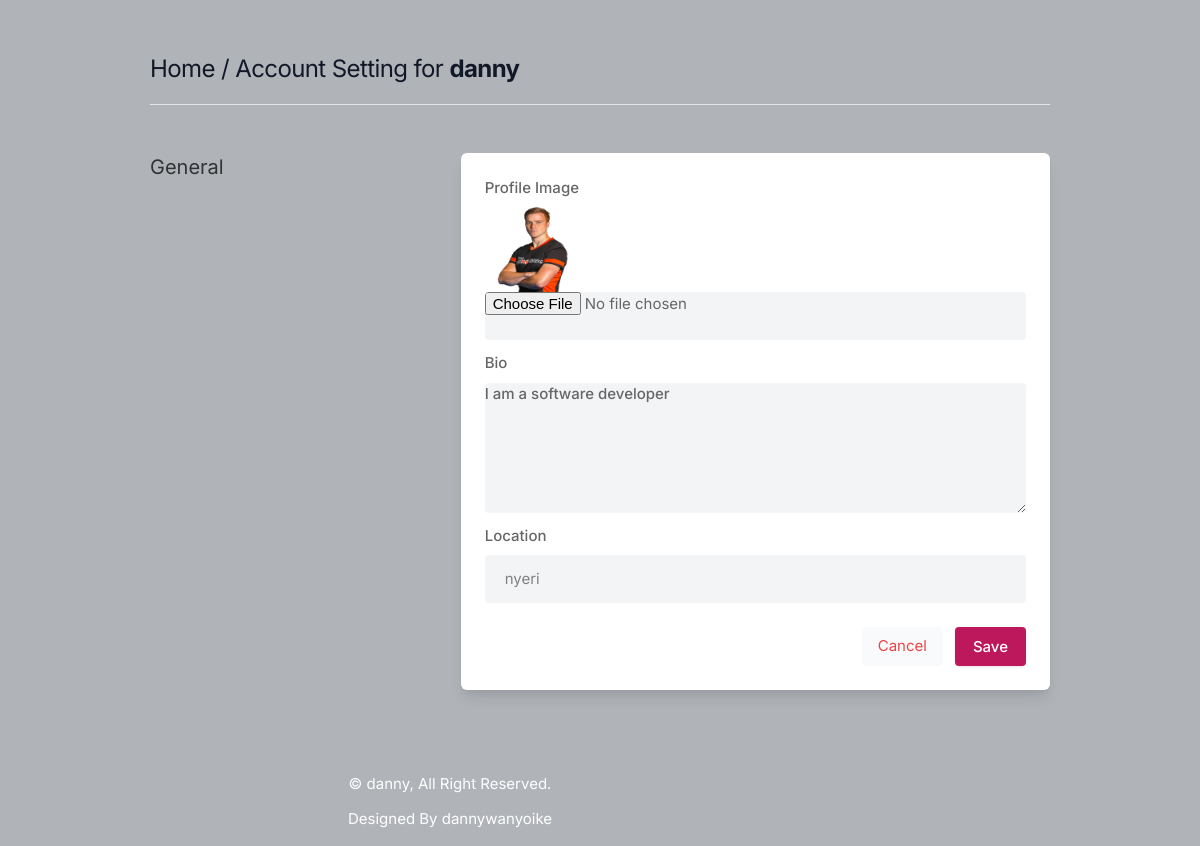
The app's page /settings (signed in) with its own data.
### core/models.py (models this page shows, shortened)
class Profile(models.Model):
    user = models.ForeignKey(User, on_delete=models.CASCADE)
    id_user = models.IntegerField()
    bio = models.TextField(blank=True)
    profileimg = models.ImageField(upload_to='profile_images', default='blank-profile-picture.png')
    location = models.CharField(max_length=100, blank=True)

### core/views.py (the view, shortened to what this page needs)
# urls.py: path('settings', views.settings, name='settings'),
@login_required(login_url='signin')
def settings(request):
    user_profile = Profile.objects.get(user=request.user)
    return render(request, 'setting.html', {'user_profile': user_profile})

### templates/setting.html (shortened to what this page needs)
{% load static %}
<!DOCTYPE html>
<html lang="en">
<head>
    <link rel="stylesheet" href="{% static 'assets/css/icons.css' %}">
    <link rel="stylesheet" href="{% static 'assets/css/uikit.css' %}">
    <link rel="stylesheet" href="{% static 'assets/css/style.css' %}">
    <link rel="stylesheet" href="{% static 'assets/css/tailwind.css' %}">
</head>
<body>
            <div class="container m-auto">
                <h1 class="text-2xl leading-none text-gray-900 tracking-tight mt-3"><a href="/">Home</a> / Account Setting for <b>{{user.username}}</b> </h1>
                <br>
                <hr>
                <div class="grid lg:grid-cols-3 mt-12 gap-8">
                    <div>
                        <h3 class="text-xl mb-2"> General</h3>
                    </div>
                    <div class="bg-white rounded-md lg:shadow-lg shadow col-span-2">
                    <form action="" method="POST" enctype="multipart/form-data">
                       <div class="grid grid-cols-2 gap-3 lg:p-6 p-4">
                            <div class="col-span-2">
                                <label for=""> Profile Image</label>
                                <img width="100" height="100" src="{{user_profile.profileimg.url}}" />
                                <input type="file" name="image" value="" class="shadow-none bg-gray-100">
                            </div>
                            <div class="col-span-2">
                                <label for="about">Bio</label>
                                <textarea id="about" name="bio" rows="3"  class="shadow-none bg-gray-100">{{user_profile.bio}}</textarea>
                            </div>
                            <div class="col-span-2">
                                <label for=""> Location</label>
                                <input type="text" name="location" value="{{user_profile.location}}" class="shadow-none bg-gray-100">
                            </div>
                       </div>
                       <div class="bg-gray-10 p-6 pt-0 flex justify-end space-x-3">
                           <button class="p-2 px-4 rounded bg-gray-50 text-red-500"> <a href="/">Cancel</a> </button>
                           <button type="submit" class="button bg-blue-700"> Save </button>
                       </div>
                    </form>
                    </div>
                    </div>
                    <br>
                </div>
</body>
{% include 'footer.html' %}
</html>

### static/assets/css/style.css (style rules this page uses)
body { background-color: #B0B3B8!important; }
button { vertical-align: middle; }
span.button, button.button { background-color: #be185d; top: 0; color: #fff; position: relative; padding: 8px 18px; line-height: 22px; position: relative; font-weight: 500; font-size: 15px; display: inline-block; -webkit-transition: all 0.2s ease-in-out; transition: all 0.2s ease-in-out; cursor: pointer; overflow: hidden; border: none; border-radius: 4px; -webkit-box-shadow: 0 1px 3px rgba(0, 0, 0, 0.1); box-shadow: 0 1px 3px rgba(0, 0, 0, 0.1); }
input { height: 48px; line-height: 48px; padding: 0 20px; outline: none; font-size: 15px; color: #808080; max-width: 100%; width: 100%; -webkit-box-sizing: border-box; box-sizing: border-box; display: block; font-weight: 400; opacity: 1; border-radius: 4px; border: none; -webkit-box-shadow: 0 1px 4px 0px rgba(0, 0, 0, 0.12); box-shadow: 0 1px 4px 0px rgba(0, 0, 0, 0.12); }
input[type="text"], input[type="password"], input[type="email"], input[type="number"] { height: 48px; line-height: 48px; padding: 0 20px; outline: none; font-size: 15px; color: #808080; max-width: 100%; width: 100%; -webkit-box-sizing: border-box; box-sizing: border-box; display: block; font-weight: 400; opacity: 1; border-radius: 4px; border: none; -webkit-box-shadow: 0 1px 4px 0px rgba(0, 0, 0, 0.12); box-shadow: 0 1px 4px 0px rgba(0, 0, 0, 0.12); }
textarea { height: 48px; line-height: 48px; padding: 0 20px; outline: none; font-size: 15px; color: #808080; margin: 0 0 16px 0; max-width: 100%; width: 100%; -webkit-box-sizing: border-box; box-sizing: border-box; display: block; background-color: #fff; font-weight: 500; opacity: 1; border-radius: 4px; border: none; -webkit-box-shadow: 0 1px 4px 0px rgba(0, 0, 0, 0.12); box-shadow: 0 1px 4px 0px rgba(0, 0, 0, 0.12); }
input { -webkit-transition: all 0.1s ease-in-out; transition: all 0.1s ease-in-out; }
::placeholder { color: #808080; opacity: 1; }
textarea { height: auto; line-height: 27px; padding: 20px; min-height: 130px; -webkit-transition: none !important; transition: none !important; min-width: 100%; }
label, legend { display: block; font-weight: bold; font-size: 15px; font-weight: 500; margin-bottom: 8px; }
button { border: none; margin: 0; padding: 0; width: auto; overflow: visible; background: transparent; color: inherit; font: inherit; line-height: normal; cursor: pointer; }
a { color: #be185d; -webkit-transition: 0.3s; transition: 0.3s; outline: none !important; }
button { outline: none !important; }
img { max-width: 100%; }
body { color: #666; font-size: 15px; line-height: 27px; background-color: #f0f2f5; font-family: "Inter", sans-serif; text-transform: none; }
h1, h2, h3, h4, h5, h6 { font-family: "Inter", sans-serif; text-transform: none; }
input[type="text"], input[type="password"], input[type="email"] { font-family: "Inter", sans-serif; text-transform: none; }
textarea, select { font-family: "Inter", sans-serif; text-transform: none; }
button, body .pac-container { font-family: "Inter", sans-serif; text-transform: none; }
h1, h2, h3, h4, h5, h6 { color: #333; font-weight: 500; margin: 0; padding: 0; }
h1 { font-size: 32px; }
h3 { font-size: 22px; }
b, strong { font-weight: 700 !important; }
@media (min-width: 1024px) { .container { max-width: 900px !important; padding-top: 45px; } }
.shadow-none { -webkit-box-shadow: none !important; box-shadow: none !important; }

### records on screen
Profile: profileimg (picture), bio "I am a software developer", location "nyeri"

### other values on screen
{{ user.username }} "danny"
